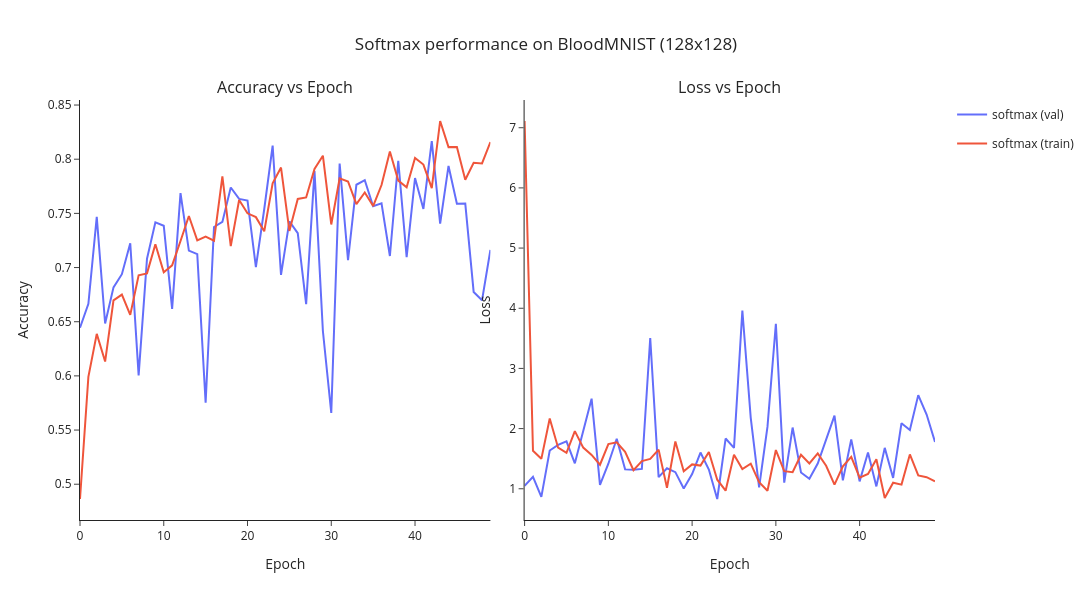

Here is the notebook cell this chart was saved with:
### Code cell
test_models([linear], device)
plot_comparison(softmax_metrics, "Softmax performance on BloodMNIST (128x128)", file_name="softmax_bloodmnist")

### Figure 1 — Plotly figure (JSON) as saved in the notebook; plotly's stock layout.template omitted (floating-point values rounded to 4 significant figures)
{"data": [{"legendgroup": "softmax (val)", "line": {"color": "#636EFA"}, "name": "softmax (val)", "showlegend": true, "type": "scatter", "x": [0, 1, 2, 3, 4, 5, 6, 7, 8, 9, 10, 11, 12, 13, 14, 15, 16, 17, 18, 19, 20, 21, 22, 23, 24, 25, 26, 27, 28, 29, 30, 31, 32, 33, 34, 35, 36, 37, 38, 39, 40, 41, 42, 43, 44, 45, 46, 47, 48, 49], "xaxis": "x", "y": [0.6445, 0.6665, 0.7467, 0.6483, 0.6817, 0.6939, 0.7224, 0.6005, 0.7081, 0.7417, 0.7386, 0.6618, 0.7687, 0.7157, 0.7124, 0.5752, 0.7375, 0.7421, 0.7739, 0.7633, 0.7618, 0.7004, 0.7541, 0.8125, 0.6933, 0.7427, 0.7317, 0.6663, 0.789, 0.6414, 0.5658, 0.7959, 0.7068, 0.7764, 0.7807, 0.7566, 0.7593, 0.7106, 0.7986, 0.7097, 0.7826, 0.7541, 0.8167, 0.7405, 0.7938, 0.7589, 0.7591, 0.6775, 0.6698, 0.7162], "yaxis": "y"}, {"legendgroup": "softmax (val)", "line": {"color": "#636EFA"}, "name": "softmax (val)", "showlegend": false, "type": "scatter", "x": [0, 1, 2, 3, 4, 5, 6, 7, 8, 9, 10, 11, 12, 13, 14, 15, 16, 17, 18, 19, 20, 21, 22, 23, 24, 25, 26, 27, 28, 29, 30, 31, 32, 33, 34, 35, 36, 37, 38, 39, 40, 41, 42, 43, 44, 45, 46, 47, 48, 49], "xaxis": "x2", "y": [1.049, 1.199, 0.8648, 1.636, 1.73, 1.789, 1.423, 1.958, 2.497, 1.066, 1.417, 1.831, 1.322, 1.316, 1.33, 3.505, 1.193, 1.341, 1.276, 1.005, 1.245, 1.602, 1.319, 0.8301, 1.835, 1.679, 3.963, 2.179, 1.024, 2.033, 3.743, 1.103, 2.017, 1.27, 1.165, 1.42, 1.828, 2.217, 1.139, 1.82, 1.123, 1.603, 1.039, 1.679, 1.181, 2.09, 1.977, 2.556, 2.234, 1.778], "yaxis": "y2"}, {"legendgroup": "softmax (train)", "line": {"color": "#EF553B"}, "name": "softmax (train)", "showlegend": true, "type": "scatter", "x": [0, 1, 2, 3, 4, 5, 6, 7, 8, 9, 10, 11, 12, 13, 14, 15, 16, 17, 18, 19, 20, 21, 22, 23, 24, 25, 26, 27, 28, 29, 30, 31, 32, 33, 34, 35, 36, 37, 38, 39, 40, 41, 42, 43, 44, 45, 46, 47, 48, 49], "xaxis": "x", "y": [0.4864, 0.5991, 0.6388, 0.6133, 0.6697, 0.675, 0.6563, 0.6929, 0.6946, 0.7215, 0.6957, 0.702, 0.7245, 0.7476, 0.725, 0.7286, 0.7248, 0.7842, 0.7198, 0.7624, 0.7501, 0.7465, 0.7335, 0.7778, 0.7923, 0.7338, 0.7633, 0.7647, 0.7911, 0.8033, 0.7398, 0.7824, 0.7795, 0.7586, 0.7693, 0.7568, 0.7762, 0.8071, 0.7803, 0.7741, 0.8012, 0.7951, 0.7733, 0.8353, 0.8112, 0.8112, 0.7811, 0.7967, 0.7962, 0.8158], "yaxis": "y"}, {"legendgroup": "softmax (train)", "line": {"color": "#EF553B"}, "name": "softmax (train)", "showlegend": false, "type": "scatter", "x": [0, 1, 2, 3, 4, 5, 6, 7, 8, 9, 10, 11, 12, 13, 14, 15, 16, 17, 18, 19, 20, 21, 22, 23, 24, 25, 26, 27, 28, 29, 30, 31, 32, 33, 34, 35, 36, 37, 38, 39, 40, 41, 42, 43, 44, 45, 46, 47, 48, 49], "xaxis": "x2", "y": [7.112, 1.631, 1.498, 2.167, 1.683, 1.597, 1.958, 1.684, 1.562, 1.399, 1.743, 1.771, 1.614, 1.309, 1.46, 1.496, 1.651, 1.017, 1.786, 1.292, 1.405, 1.385, 1.611, 1.151, 0.9688, 1.566, 1.328, 1.417, 1.109, 0.9674, 1.643, 1.292, 1.274, 1.564, 1.42, 1.588, 1.383, 1.068, 1.375, 1.529, 1.184, 1.247, 1.491, 0.8472, 1.101, 1.069, 1.57, 1.223, 1.193, 1.124], "yaxis": "y2"}], "layout": {"annotations": [{"font": {"size": 16}, "showarrow": false, "text": "Accuracy vs Epoch", "x": 0.24, "xanchor": "center", "xref": "paper", "y": 1, "yanchor": "bottom", "yref": "paper"}, {"font": {"size": 16}, "showarrow": false, "text": "Loss vs Epoch", "x": 0.76, "xanchor": "center", "xref": "paper", "y": 1, "yanchor": "bottom", "yref": "paper"}], "height": 600, "showlegend": true, "title": {"text": "Softmax performance on BloodMNIST (128x128)", "x": 0.5}, "width": 1500, "xaxis": {"anchor": "y", "domain": [0, 0.48], "title": {"text": "Epoch"}}, "xaxis2": {"anchor": "y2", "domain": [0.52, 1], "title": {"text": "Epoch"}}, "yaxis": {"anchor": "x", "domain": [0, 1], "title": {"text": "Accuracy"}}, "yaxis2": {"anchor": "x2", "domain": [0, 1], "title": {"text": "Loss"}}}}
